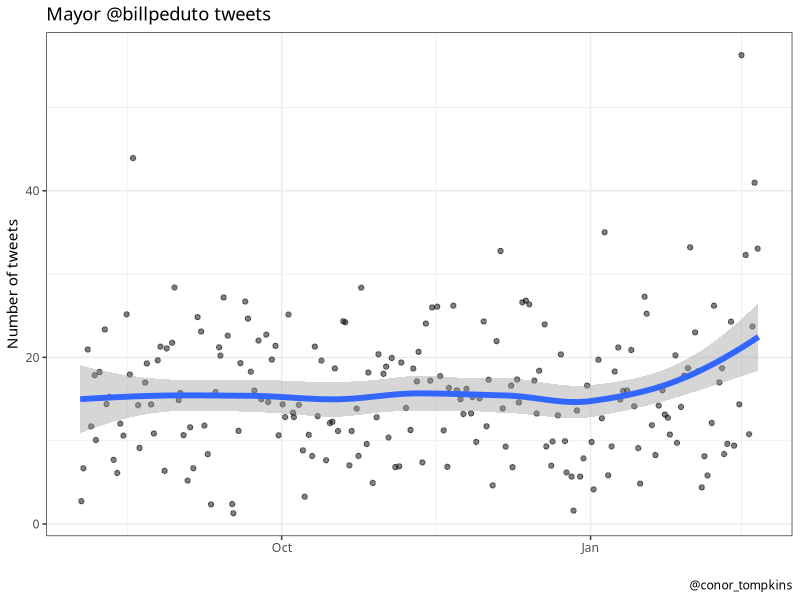
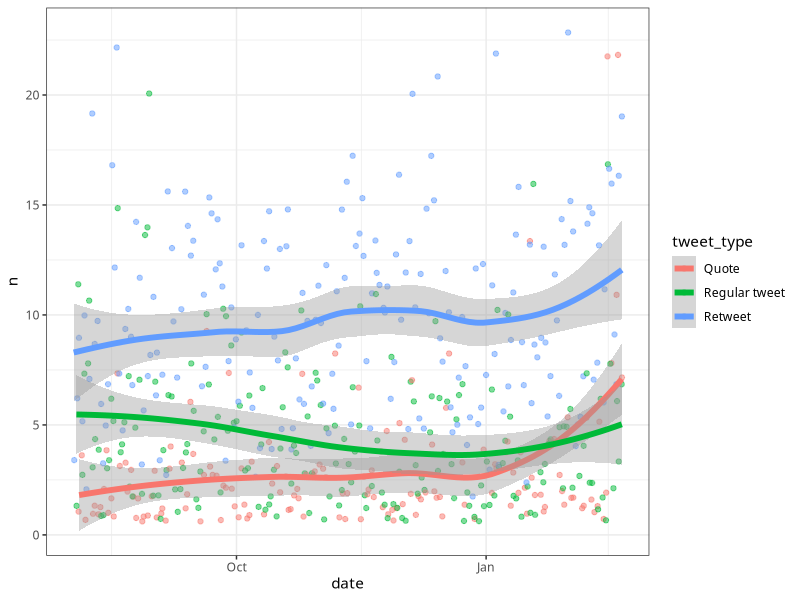
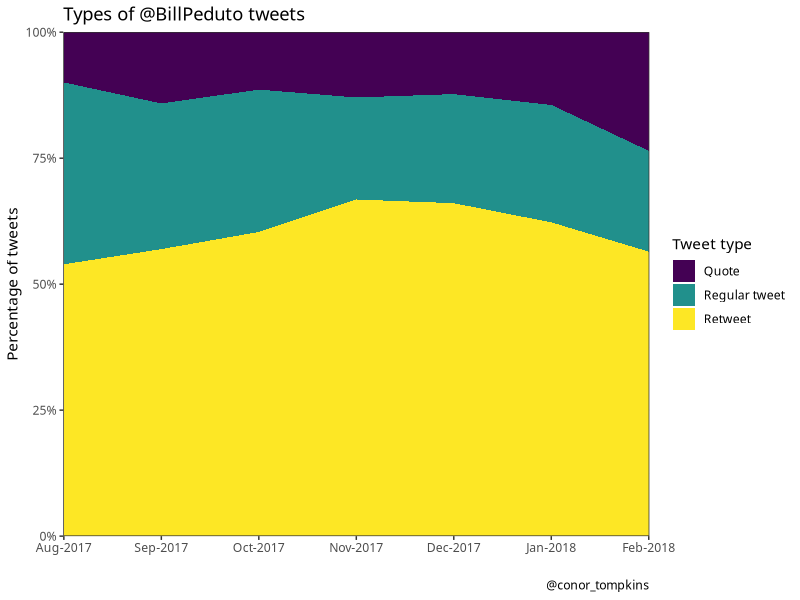
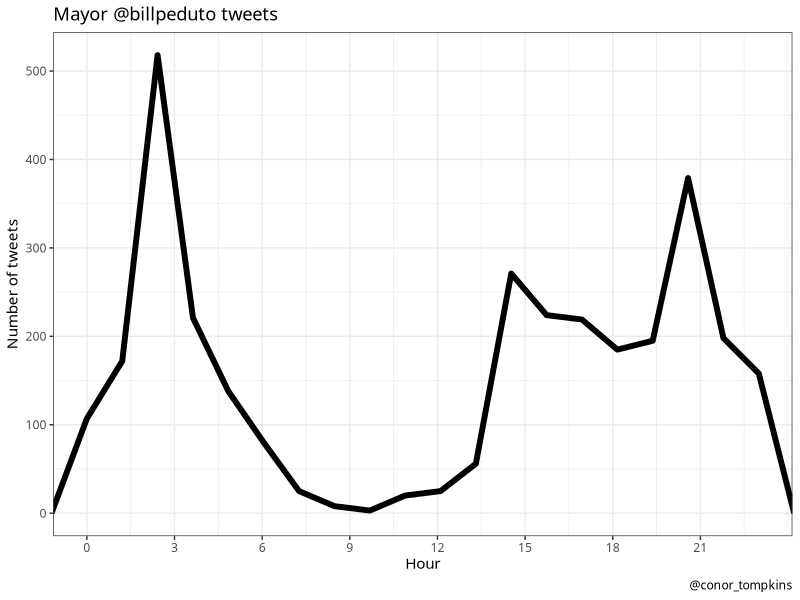
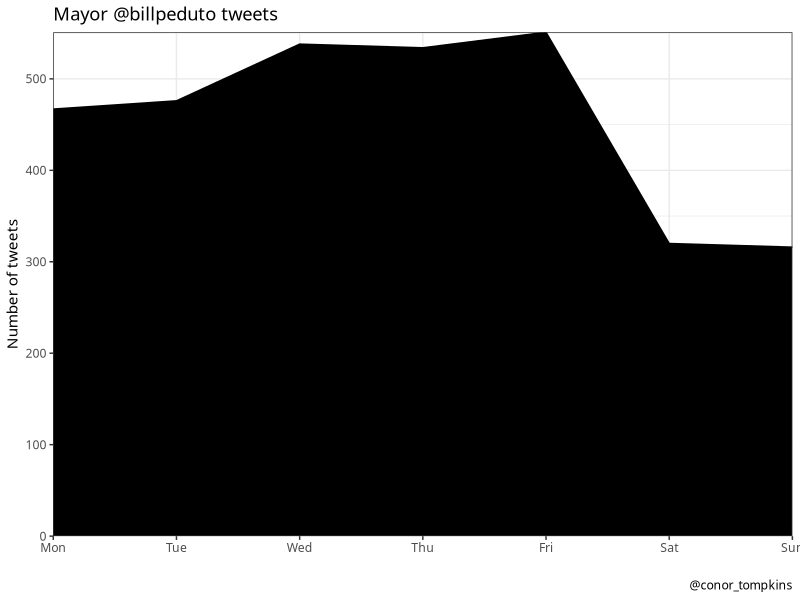
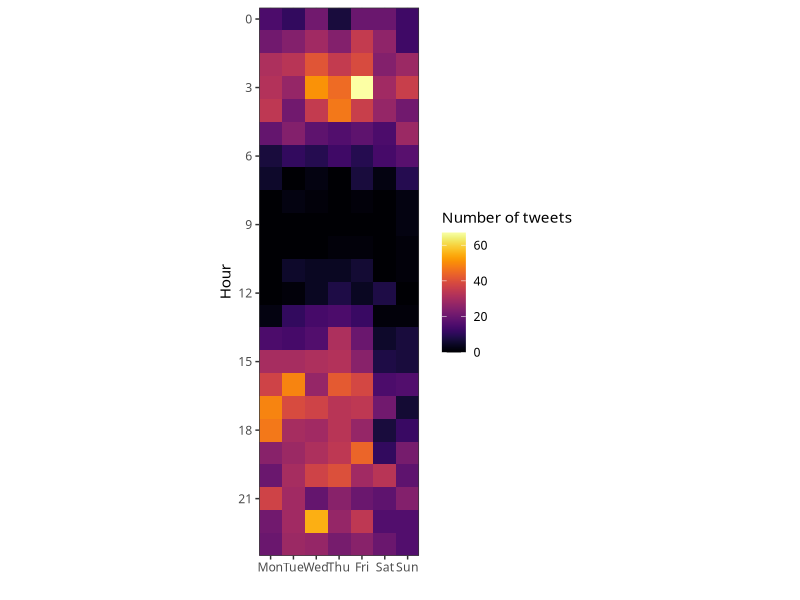
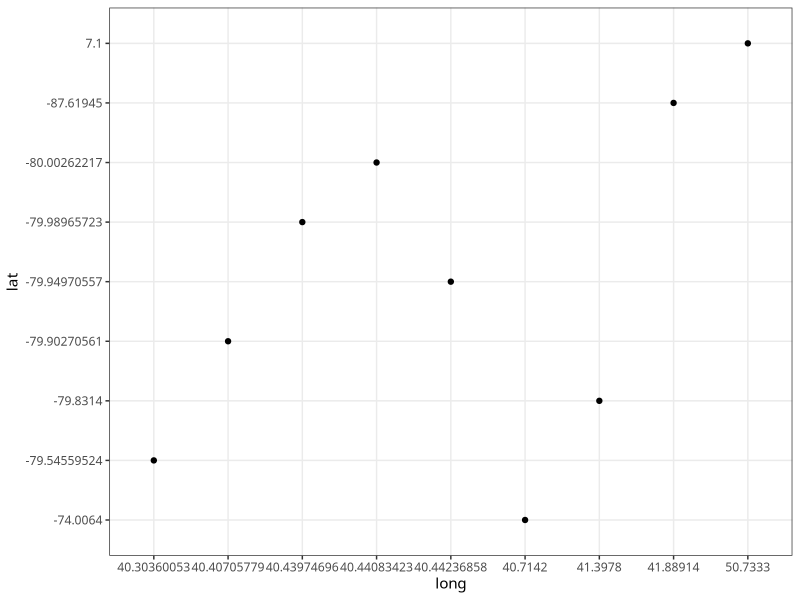
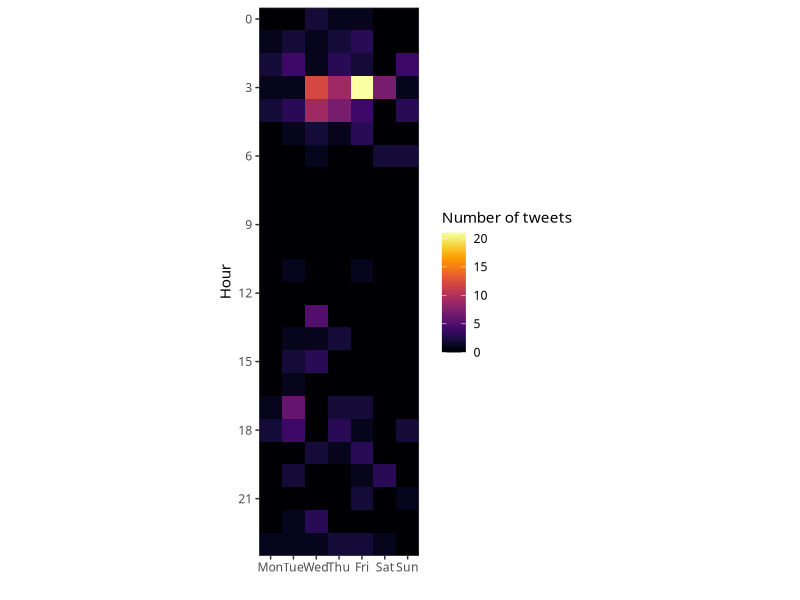

Recreate these plots in R, in order.
library(tidyverse)
library(lubridate)
library(viridis)
library(scales)

theme_set(theme_bw(base_family = 18))

title <- "Mayor @billpeduto tweets"
caption <- "@conor_tompkins"

df <- read_csv("data/bill_peduto_tweets.tweets.csv")

df %>% 
  arrange(created_at) %>% 
  select(status_id, text, created_at, source, is_quote, is_retweet, display_text_width, favorite_count, reply_to_screen_name) %>% 
  mutate(created_at = with_tz(created_at, "US/Eastern"),
         date = ymd(str_sub(created_at, 1, 10)),
         year = year(date),
         month = month(date, label = TRUE),
         week = week(date),
         wday = wday(date, label = TRUE),
         hour = hour(created_at),
         month_year = str_c(month, year, sep = "-"),
         month_year = factor(month_year, levels = unique(month_year)),
         wday = factor(wday, levels = c("Mon", "Tue", "Wed", "Thu", "Fri", "Sat", "Sun"))) -> df_bill
df_bill
#write_csv(df_bill, "data/df_billpeduto.csv")

df_bill %>% 
  count(date) %>%
  ggplot(aes(date, n)) +
  geom_jitter(alpha = .5) +
  geom_smooth(size = 2) +
  labs(title = title, 
       x = "",
       y = "Number of tweets",
       caption = caption)


df_bill %>% 
  select(date, month_year, month, week, is_retweet, is_quote) %>% 
  mutate(tweet_type = case_when(is_retweet == FALSE & is_quote == FALSE ~ "Regular tweet",
                                   is_retweet == TRUE ~ "Retweet",
                                   is_quote == TRUE ~ "Quote")) -> df_bill_tweet_types

df_bill_tweet_types

df_bill_tweet_types %>% 
  count(date, tweet_type) %>% 
  ggplot(aes(date, n, color = tweet_type)) +
  geom_jitter(alpha = .5) +
  geom_smooth(size = 2)

df_bill_tweet_types %>% 
  count(month_year, tweet_type) -> df_bill_tweet_types_month_year

df_bill_tweet_types_month_year

df_bill_tweet_types_month_year %>%  
  ggplot(aes(month_year, n, fill = tweet_type, group = tweet_type)) +
  geom_area(position = "fill") +
  scale_fill_viridis(name = "Tweet type", discrete = TRUE) +
  scale_x_discrete(expand = c(0,0)) +
  scale_y_continuous(expand = c(0,0), labels = scales::percent) +
  labs(title = "Types of @BillPeduto tweets",
       x = "",
       y = "Percentage of tweets",
       caption = caption)
  
#df_bill %>% 
#  count(date, is_quote) %>% 
#  ggplot(aes(date, n, color = is_quote)) +
#  geom_jitter(alpha = .5) +
#  geom_smooth() +
#  labs(x = "",
#       y = "Number of tweets") +
#  scale_color_discrete(name = "", labels = c("Not a quote tweet", "Quote tweet"))

#df_bill %>% 
#  count(date, is_retweet) %>% 
#  ggplot(aes(date, n, color = is_retweet)) +
#  geom_jitter(alpha = .5) +
#  geom_smooth() +
#  labs(x = "",
#       y = "Number of tweets") +
#  scale_color_discrete(name = "", labels = c("Not a retweet", "Retweet"))
  
df_bill %>% 
  ggplot(aes(hour)) +
  geom_freqpoly(bins = 20, size = 2) +
  scale_x_continuous(breaks = seq(0, 23, by = 3)) +
  coord_cartesian(xlim = c(0, 23)) +
  labs(title = title,
       x = "Hour",
       y = "Number of tweets",
       caption = caption)

#df_bill %>% 
#  ggplot(aes(hour)) +
#  geom_density() +
#  labs(x = "Hour",
#       y = "Density of tweets")

df_bill %>% 
  ggplot(aes(wday, group = 1)) +
  #geom_freqpoly(stat = "count", size = 2) +
  geom_density(stat = "count", fill = "black") +
  labs(x = "",
       y = "Number of tweets") +
  scale_y_continuous(expand = c(0,0)) +
  scale_x_discrete(expand = c(0,0)) +
  labs(title = title,
       x = "", 
       y = "Number of tweets",
       caption = caption)

df_bill %>% 
  count(wday, hour) %>% 
  complete(wday, hour = 0:23) %>% 
  replace_na(list(n = 0)) %>% 
  ggplot(aes(wday, hour, fill = n)) +
  geom_tile() +
  coord_equal() +
  scale_y_reverse(expand = c(0,0),
                  breaks = seq(0, 24, by = 3)) +
  scale_x_discrete(expand = c(0,0)) +
  scale_fill_viridis(option = 3) +
  labs(x = "",
       y = "Hour") +
  guides(fill = guide_colorbar("Number of tweets"))
  


#location
df %>% 
  select(bbox_coords) %>% 
  filter(!is.na(bbox_coords))
df %>% 
  select(geo_coords) %>% 
  filter(!is.na(geo_coords))

df %>% 
  select(geo_coords) %>% 
  filter(!is.na(geo_coords)) %>% 
  separate(geo_coords, into = c("long", "lat"), sep = " ") %>% 
  ggplot(aes(long, lat)) +
  geom_point()


#when does the mayor relpy to tweets?
df_bill %>% 
  filter(!is.na(reply_to_screen_name), is_quote == FALSE, is_retweet == FALSE) %>% 
  count(wday, hour) %>% 
  complete(wday, hour = 0:23) %>% 
  replace_na(list(n = 0)) %>% 
  ggplot(aes(wday, hour, fill = n)) +
  geom_tile() +
  coord_equal() +
  scale_y_reverse(expand = c(0,0),
                  breaks = seq(0, 24, by = 3)) +
  scale_x_discrete(expand = c(0,0)) +
  scale_fill_viridis(option = 3) +
  labs(x = "",
       y = "Hour") +
  guides(fill = guide_colorbar("Number of tweets"))

df_bill %>% 
  filter(!is.na(reply_to_screen_name), is_quote == FALSE, is_retweet == FALSE) %>% 
  count(reply_to_screen_name, sort = TRUE)
